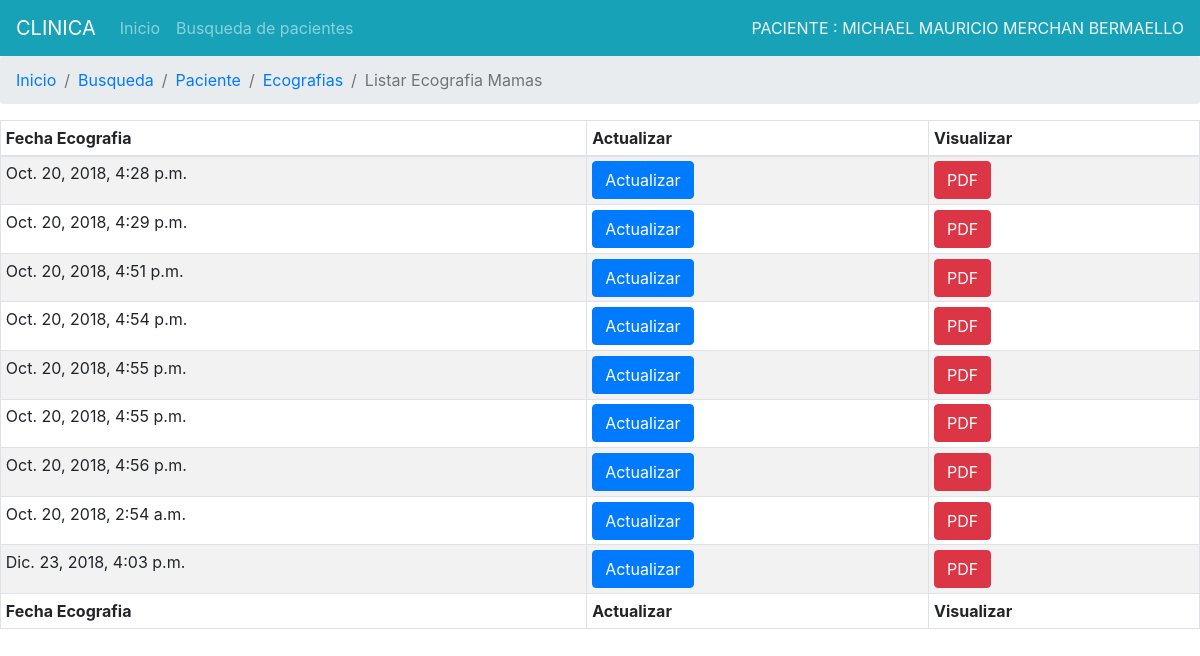
Page /registros/ecomama/listar/1 on the earlier database version.
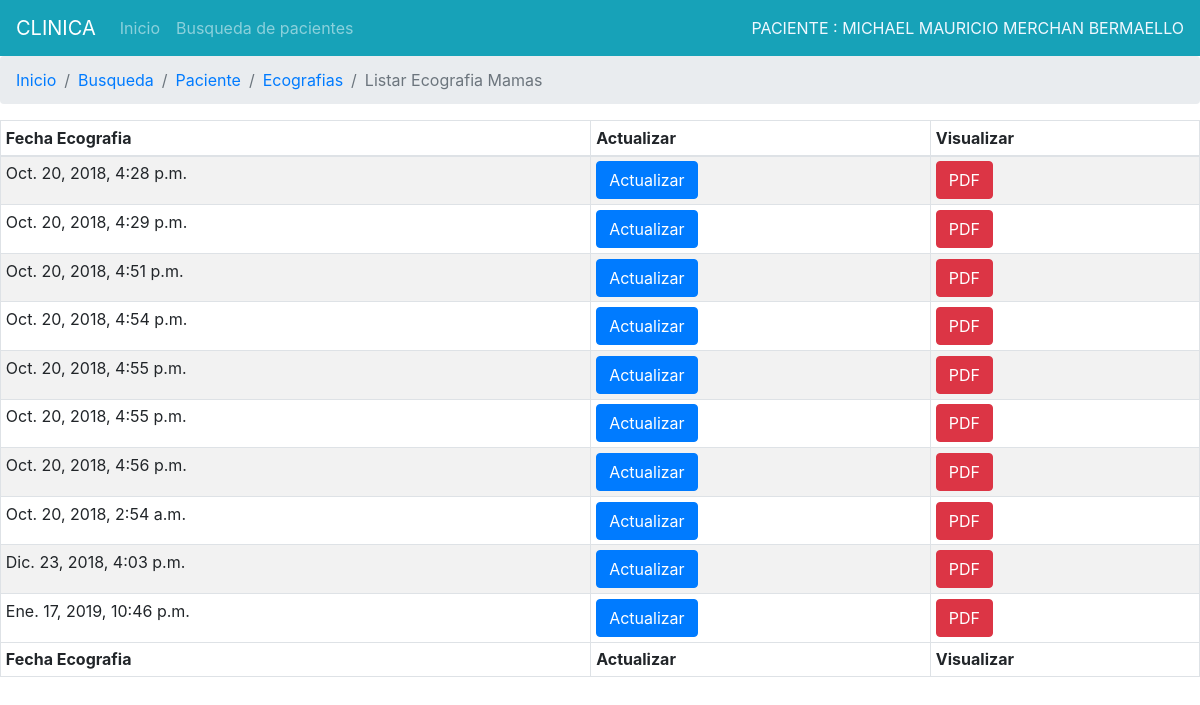
Same page on the later database version.
### Registros/models.py (models this page shows, shortened)
class analisisMamas(models.Model):
	paciente = models.ForeignKey(Paciente, on_delete=models.CASCADE,verbose_name='PACIENTE')
	tegGlandularizq=models.CharField(max_length=20,choices=(('HOMOGENEO', 'Homogéneo'),('HETEROGENEO', 'Heterogéneo')))
	infotegGlandularizq=models.CharField(max_length=100)
	tegGlandularder=models.CharField(max_length=20,choices=(('HOMOGENEO', 'Homogéneo'),('HETEROGENEO', 'Heterogéneo')))
	infotegGlandularder=models.CharField(max_length=100)
	bordesizq=models.CharField(max_length=20,choices=(('REGULAR', 'Regulares'),('IRREGULAR', 'Irregulares')))
	bordesder=models.CharField(max_length=20,choices=(('REGULAR', 'Regulares'),('IRREGULAR', 'Irregulares')))
	ecogenidadizq=models.CharField(max_length=20,choices=(('NORMAL', 'Normal'),('DISMINUIDA', 'Disminuida'),('AUMENTADA', 'Aumentada')))
	ecogenidadder=models.CharField(max_length=20,choices=(('NORMAL', 'Normal'),('DISMINUIDA', 'Disminuida'),('AUMENTADA', 'Aumentada')))
	tejGrasoizq=models.CharField(max_length=20,choices=(('BUENA', 'Buena Cantidad'),('POCA', 'Poca Cantidad')))
	tejGrasoder=models.CharField(max_length=20,choices=(('BUENA', 'Buena Cantidad'),('POCA', 'Poca Cantidad')))
	imgExpansivasizq=models.CharField(max_length=20,choices=(('NO', 'No'),('QUISTICA', 'Quísticas'),('SOLIDA', 'Sólidas')))
	imgExpansivasder=models.CharField(max_length=20,choices=(('NO', 'No'),('QUISTICA', 'Quísticas'),('SOLIDA', 'Sólidas')))
	horarioizq=models.CharField(max_length=400,verbose_name='HORARIO')
	horarioder=models.CharField(max_length=400,verbose_name='HORARIO')
	descripcionizq=models.CharField(max_length=500,verbose_name='DESCRIPCION')
	descripcionder=models.CharField(max_length=500,verbose_name='DESCRIPCION')
	observaciones=models.CharField(max_length=500,verbose_name='OBSERBACIONES')
	presuncion=models.CharField(max_length=800,verbose_name='PRESIÓN DIAGNÓSTICA')
	fech_analisismamas=models.DateTimeField(auto_now_add=True,verbose_name='FECHA DE ADMISION')
	fech_actualizado=models.DateTimeField(auto_now=True,verbose_name='FECHA DE ACTUALIZACION')
	encargado = models.CharField(max_length=30,verbose_name='ENCARGADO',blank=True,null=True)

### Registros/views.py (the view)
# urls.py: path('ecomama/listar/<pk>', views.Listecomamas.as_view(),name='listar_ecomama'),
class Listecomamas(DetailView):
    model = Paciente
    template_name='registros/listar_ecos/listar_ecomamas.html'
    def get_context_data(self, **kwargs):
        context = super().get_context_data(**kwargs)
        parametro = self.kwargs.get('pk',None)
        analisis = analisisMamas.objects.filter(paciente__id=parametro)
        context['analisis']=analisis
        print(context)
        return context

### Registros/models.py (called while the page is built)
	def __str__(self):
		return self.apellPadre+' '+self.apellMadre+' '+self.nombre1+' '+self.nombre2

### Registros/templates/registros/listar_ecos/listar_ecomamas.html (shortened to what this page needs)
{%extends "registros/base_listar.html"%}
{% block tipoeco %}
<li class="breadcrumb-item"><a href="{% url 'registros:ecografia' ident=paciente.pk %}">Ecografias</a></li>
<li class="breadcrumb-item active" aria-current="page">Listar Ecografia Mamas</li>
{% endblock %}
{% block content %}
<table id="dtDynamicVerticalScrollExample" class="table table-striped table-bordered table-sm" cellspacing="0" width="100%">
    <thead>
      <tr>
        <th class="th-sm">Fecha Ecografia
        </th>
        <th class="th-sm">Actualizar
        </th>
        <th class="th-sm">Visualizar
            </th>
      </tr>
    </thead>
    <tbody>
        {% for list in analisis %}
        <tr>
            <td>{{list.fech_analisismamas}}</td>
            <td><a class="btn btn-primary" href="#">Actualizar</a></td>
            <td><a class="btn btn-danger" href="#">PDF</a></td>
        </tr>
        {%endfor%}
    </tbody>
    <tfoot>
        <tr>
            <th>Fecha Ecografia</th>
            <th>Actualizar</th>
            <th>Visualizar</th>
        </tr>
    </tfoot>
  </table>
{% endblock %}

Differences in the rows shown:
added analisisMamas: fech_analisismamas "Ene. 17, 2019, 10:46 p.m."
